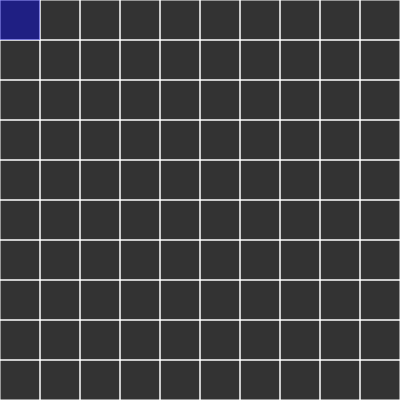
Frame 1 (no input)
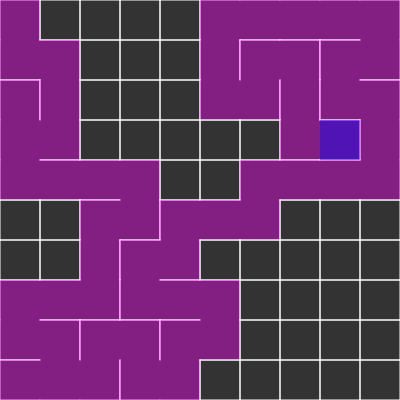
Frame 60 (no input)
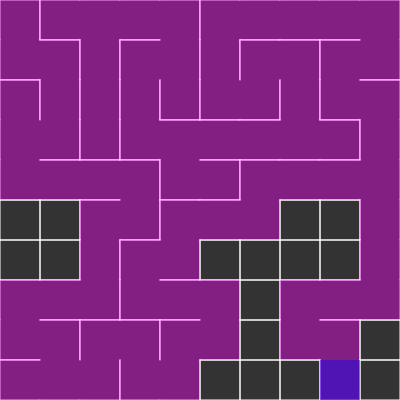
Frame 120 (the mouse pressed at the canvas centre since frame 60)

The p5.js sketch that drew these frames (run headless with seeded random() and noise() and a simulated clock; from frame 60 on, the mouse is pressed at the canvas centre):

// p5.js sketch
// ── sketch.js
var WIDTH = 400;
var HEIGHT = 400;

var cols, rows;

// width is the size of the cell
var cellWidth = 40;

// list to store all the cell objects
var grid = [];

var stack = [];

// to keep track the current cell that is
// being visited
var current;

function setup() {
  createCanvas(WIDTH, HEIGHT);

  cols = floor(WIDTH / cellWidth);
  rows = floor(HEIGHT / cellWidth);

  for (var j = 0; j < cols; j++) {
    for (var i = 0; i < rows; i++) {
      var cell = new Cell(i, j);
      grid.push(cell);
    }
  }

  // initial position of the current variable
  current = grid[0];
}

function draw() {
  background(51);

  // display all the cells pushed to the grid
  for (var i = 0; i < grid.length; i++) {
    grid[i].show();
  }

  current.visited = true;
  current.highlight();

  var nextCell = current.checkNeighbours();

  if (nextCell) {
    // now this cell is visited
    nextCell.visited = true;

    stack.push(current);

    removeWalls(current, nextCell);

    current = nextCell;
  } else if (stack.length > 0) {
    current = stack.pop();
  }
}

function Cell(i, j) {
  this.i = i;
  this.j = j;

  this.visited = false;

  // to handle sides of walls
  this.walls = [true, true, true, true];
}

/**
 * get the position in the grid
 * @param i row pos
 * @param j column pos
 */
var index = function(i, j) {

  // Check for boundary conditions
  if (i < 0 || j < 0 || i > rows - 1 || j > cols - 1)
    return -1;

  return i + j * cols;
};


/**
 * This function will check if the neighbours of
 * current selected cells are visited or not
 */
Cell.prototype.checkNeighbours = function() {
  // we need a list to select random cells
  var neighbours = [];

  // if the index pos is -1 then we will get undefined
  var top = grid[index(this.i, this.j - 1)];
  var right = grid[index(this.i + 1, this.j)];
  var bottom = grid[index(this.i,  this.j + 1)];
  var left = grid[index(this.i - 1, this.j)];

  if (top && !top.visited) {
    neighbours.push(top)
  }

  if (right && !right.visited) {
    neighbours.push(right)
  }

  if (bottom && !bottom.visited) {
    neighbours.push(bottom)
  }

  if (left && !left.visited) {
    neighbours.push(left)
  }

  // if neighbours has some value then
  // select random cell

  if (neighbours.length > 0) {
    var randomCell = floor(random(0, neighbours.length));
    return neighbours[randomCell];
  } else {
    return undefined;
  }

};

Cell.prototype.show = function() {
  var x = this.i * cellWidth;
  var y = this.j * cellWidth;

  stroke(255);

  // we did this step instead of simply adding rect
  // because for maze generation we need to hide some
  // the sides if the react.
  // we could have used this code
  // noFill();
  // rect(x, y, cellWidth, cellWidth);

  if (this.walls[0])
    line(x, y, x + cellWidth, y);

  if (this.walls[1])
    line(x + cellWidth, y, x + cellWidth, y + cellWidth);

  if (this.walls[2])
    line(x + cellWidth, y + cellWidth, x, y + cellWidth);

  if (this.walls[3])
    line(x, y + cellWidth, x, y);

  if (this.visited) {
    noStroke();
    fill(255, 0, 255, 100);
    rect(x, y, cellWidth, cellWidth);
  }
};


Cell.prototype.highlight = function() {
  var x = this.i * cellWidth;
  var y = this.j * cellWidth;

  noStroke();
  fill(0, 0, 255, 100);
  rect(x, y, cellWidth, cellWidth);
};

var removeWalls = function(a, b) {
  var x = a.i - b.i;

  if (x === 1) {
    a.walls[3] = false;
    b.walls[1] = false;
  } else if (x === -1) {
    a.walls[1] = false;
    b.walls[3] = false;
  }

  var y = a.j - b.j;

  if (y === 1) {
    a.walls[0] = false;
    b.walls[2] = false;
  } else if (y === -1) {
    a.walls[2] = false;
    b.walls[0] = false;
  }
};
